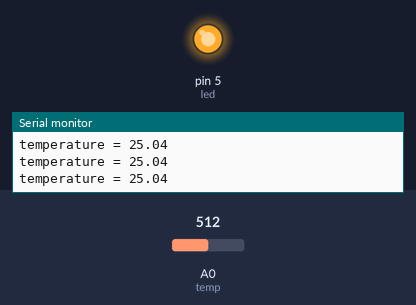
Simulated run of this sketch. Board: Arduino Uno, built with avr-gcc and run on an emulated ATmega328P. On the bench: output pins drawn as LEDs (lit = HIGH), the last lines printed to the serial monitor. Inputs (shaded band) come from the test bench; at power-on: A0 (temp) = 512.

Above: at 1.2 s.
1.3 s: A0 (temp) set to 489
2.8 s: A0 (temp) set to 466
At 4.0 s:
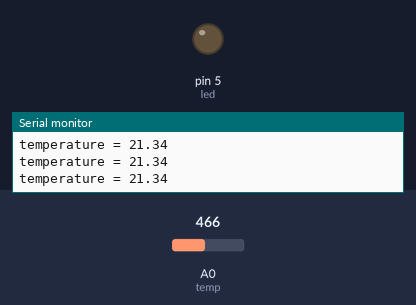
4.3 s: A0 (temp) set to 511
At 4.6 s:
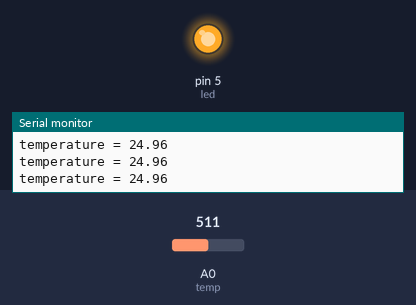
7.3 s: A0 (temp) set to 0
At 8.7 s:
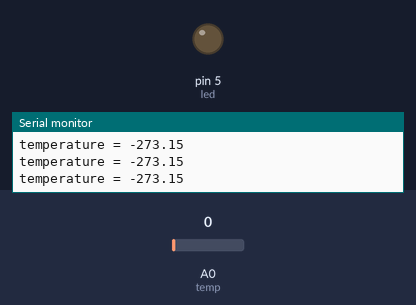
Timing chart, 0 to 9.8 s (numbered marks = the images above; inputs shaded):
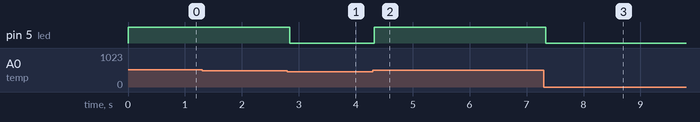

Measured:
- the behaviour switches between 475 and 474 on A0 (temp) (found by bisection; images 0 and 1)
- after the input at 2.8 s, pin 5 (led): HIGH → LOW at once
- after the input at 4.3 s, pin 5 (led): LOW → HIGH at once
- after the input at 7.3 s, pin 5 (led): HIGH → LOW at once

The sketch:

app5.ino
```cpp
int temp = 0 ;
int led = 5 ;
const int B = 4275;               // B value of the thermistor
const int R0 = 100000;
void setup() {
  // put your setup code here, to run once:
pinMode(temp,INPUT) ;
pinMode(led,OUTPUT) ;
Serial.begin(9600) ;
}

void loop() {
  // put your main code here, to run repeatedly:
  int a = analogRead(temp);

    float R = 1023.0/a-1.0;
    R = R0*R;

    float t = 1.0/(log(R/R0)/B+1/298.15)-273.15 ;

    Serial.print("temperature = ");
    Serial.println(t);
    if(t > 22){
      digitalWrite(led,HIGH) ;
      }
      else {
        digitalWrite(led,LOW) ;
        }

  }
```
